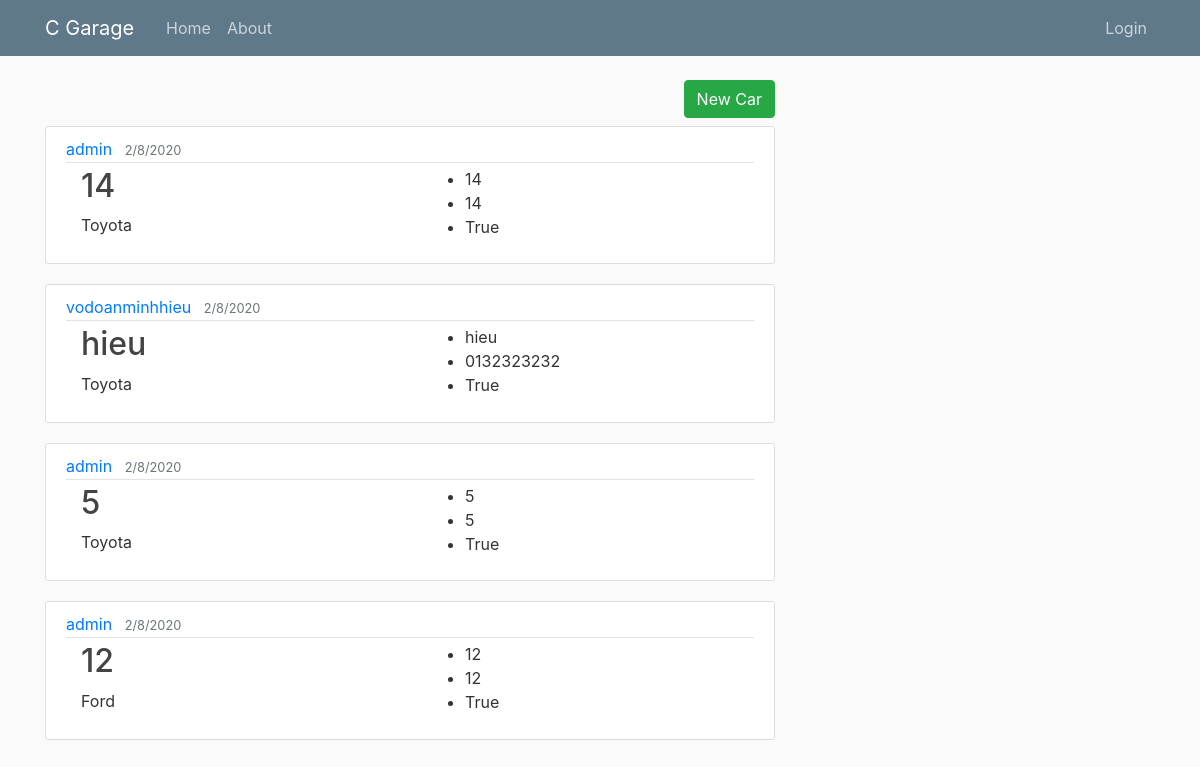
Before: / with the older database file.
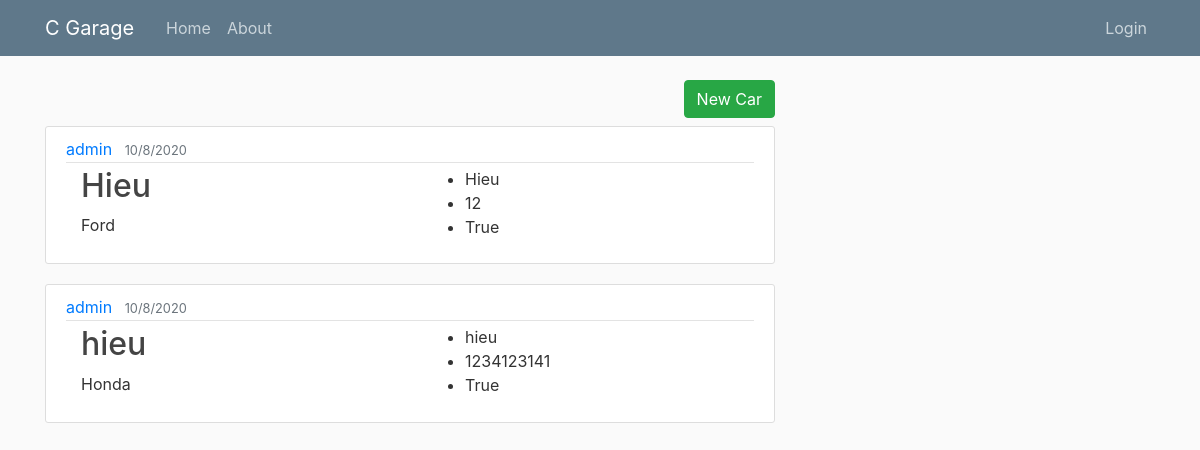
After: the same page with the newer database file.
### garage/models.py (models this page shows, shortened)
class Car(models.Model):
    STATUS_CHOICE = (
        (True, "Active"),
        (False, "UnActive")
    )
    car_id = models.CharField(primary_key=True, max_length=100)
    owner = models.CharField(max_length=200)
    license_plate = models.CharField(max_length=50)
    address = models.TextField()
    phone_number = models.CharField(max_length=10, validators=[RegexValidator(r'^\d{1,10}$')])
    email = models.EmailField()
    date_received = models.DateTimeField(default=timezone.now)
    date_finished = models.DateTimeField(null=True)
    staff = models.ForeignKey(User, on_delete=models.CASCADE)
    car_brand = models.ForeignKey('Car_brand', on_delete=models.CASCADE)
    fee = models.IntegerField(null=True)
    is_edited = models.BooleanField(default=False, null=True)
    status = models.BooleanField(default=True, null=True, choices=STATUS_CHOICE)

class Car_Brand(models.Model):
    car_code = models.CharField(primary_key=True, max_length=100)
    car_name = models.CharField(max_length=200)

### garage/views.py (the view)
# urls.py: path('', CarListView.as_view(), name="garage-home"),
class CarListView(ListView):
    model = Car
    template_name = 'garage/home.html' # <app>/<model>_<viewtype>.html
    context_object_name = 'my_list'
    ordering = ['-date_received']
    paginate_by = 6

### garage/templates/garage/home.html
{% extends "garage/base.html"%}
{% block content %}
    <div class="mb-2 clearfix">
      <a href="{% url 'car-create' %}" class="btn btn-success float-right">New Car</a>
    </div>
    {% for car in my_list %}
    <article class="media content-section">
        <div class="media-body">
          <div class="article-metadata">
            <a class="mr-2" href="#">{{ car.staff }}</a>
            <small class="text-muted">{{ car.date_received|date:"j/n/Y" }}</small>
          </div>
          <div class="container">
            <div class="row">
              <div class="col-sm">
                <h2><a class="article-title" href="{% url 'car-detail' car.car_id %}">{{ car.owner }}</a></h2>
                <p class="article-content">{{ car.car_brand.car_name }}</p>
              </div>
              <div class="col-sm">
                <ul>
                  <li>{{ car.owner }}</li>
                  <li>{{ car.phone_number }}</li>
                  <li>{{ car.status}}</li>
                </ul>
              </div>
            </div>
          </div>
        </div>
      </article>
    {% endfor%}
{% endblock content %}

### garage/templates/garage/base.html (shortened to what this page needs)
{% load static %}
<!DOCTYPE html>
<html lang="en">
<head>
    <link rel="stylesheet" href="https://maxcdn.bootstrapcdn.com/bootstrap/4.0.0/css/bootstrap.min.css">
    <link rel="stylesheet" href="{% static 'garage/main.css' %}">
</head>
<body>
    <header class="site-header">
        <nav class="navbar navbar-expand-md navbar-dark bg-steel fixed-top">
        <div class="container">
            <a class="navbar-brand mr-4" href="/">C Garage</a>
            <div class="collapse navbar-collapse" id="navbarToggle">
                <div class="navbar-nav mr-auto">
                    <a class="nav-item nav-link" href="{% url 'garage-home' %}">Home</a>
                    <a class="nav-item nav-link" href="{% url 'garage-about' %}">About</a>
                </div>
                <div class="navbar-nav">
                {% if user.is_authenticated %}
                    <a class="nav-item nav-link" href="{% url 'profile' %}">Profile</a>
                    <a class="nav-item nav-link" href="{% url 'logout' %}">Logout</a>
                    {% if user.is_superuser %}
                        <a class="nav-item nav-link" href="{% url 'register' %}">Register</a>
                        <a class="nav-item nav-link" href="{% url 'admin:index' %}">Update</a>
                    {% endif %}
                {% else %}
                    <a class="nav-item nav-link" href="{% url 'login' %}">Login</a>
                {% endif %}
                </div>
            </div>
        </div>
        </nav>
    </header>
        <main role="main" class="container">
            <div class="row">
                <div class="col-md-8 ">
                {% block content %}{% endblock %}
                </div>
            </div>
        </main>
</body>
</html>

### garage/static/garage/main.css (style rules this page uses)
body { background: #fafafa; color: #333333; margin-top: 5rem; }
h1, h2, h3, h4, h5, h6 { color: #444444; }
ul { margin: 0; }
.bg-steel { background-color: #5f788a; }
.site-header .navbar-nav .nav-link { color: #cbd5db; }
.content-section { background: #ffffff; padding: 10px 20px; border: 1px solid #dddddd; border-radius: 3px; margin-bottom: 20px; }
.article-title { color: #444444; }
.article-content { white-space: pre-line; }
.article-metadata { padding-bottom: 1px; margin-bottom: 4px; border-bottom: 1px solid #e3e3e3 }

Changed rows visible on the page:
removed Car: staff "admin", date_received "2/8/2020", owner "14", car_brand.car_name "Toyota", phone_number "14", status "True"
removed Car: staff "vodoanminhhieu", date_received "2/8/2020", owner "hieu", car_brand.car_name "Toyota", phone_number "0132323232", status "True"
removed Car: staff "admin", date_received "2/8/2020", owner "5", car_brand.car_name "Toyota", phone_number "5", status "True"
removed Car: staff "admin", date_received "2/8/2020", owner "12", car_brand.car_name "Ford", phone_number "12", status "True"
added Car: staff "admin", date_received "10/8/2020", owner "Hieu", car_brand.car_name "Ford", phone_number "12", status "True"
added Car: staff "admin", date_received "10/8/2020", owner "hieu", car_brand.car_name "Honda", phone_number "1234123141", status "True"
